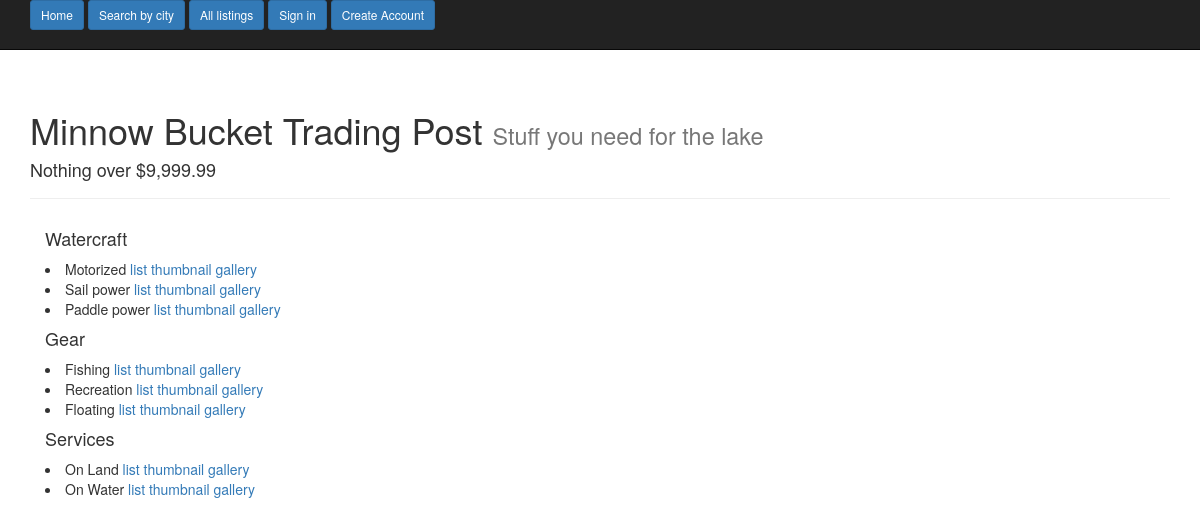
The page / on the database its author committed.
### main_app/models.py (models this page shows, shortened)
class Category(models.Model):
    new_category = models.CharField(max_length=30)
    choose_main = models.ForeignKey('self', null=True, blank=True, related_name="sub_choice")
    class Meta:
        verbose_name_plural = "Categories"

### main_app/views.py (the view)
# urls.py: url(r'^$', IndexView.as_view(), name='index_view'),
class IndexView(ListView):
    model = Category
    template_name = 'index.html'
    def get_queryset(self):
        return Category.objects.filter(choose_main=None)

### templates/index.html
{% extends "base.html" %}
{% block content %}
    <div class="col-md-6">
        {% for category in object_list %}
            <h4>{{ category.new_category }}</h4>
                {% for category in category.sub_choice.all %}
                <li> {{ category.new_category }} <a href="{% url 'subcat_list_view' category.pk %}">list</a>
                                                <a href="{% url 'subcat_thumb_view' category.pk %}">thumbnail</a>
                                                <a href="{% url 'subcat_gallery_view' category.pk %}">gallery</a>
                </li>
                {% endfor %}
        {% endfor %}
    </div>
{% endblock %}

### rows shown on the page
Category: new_category "Watercraft"
Category: new_category "Motorized"
Category: new_category "Sail power"
Category: new_category "Paddle power"
Category: new_category "Gear"
Category: new_category "Fishing"
Category: new_category "Recreation"
Category: new_category "Floating"
Category: new_category "Services"
Category: new_category "On Land"
Category: new_category "On Water"
